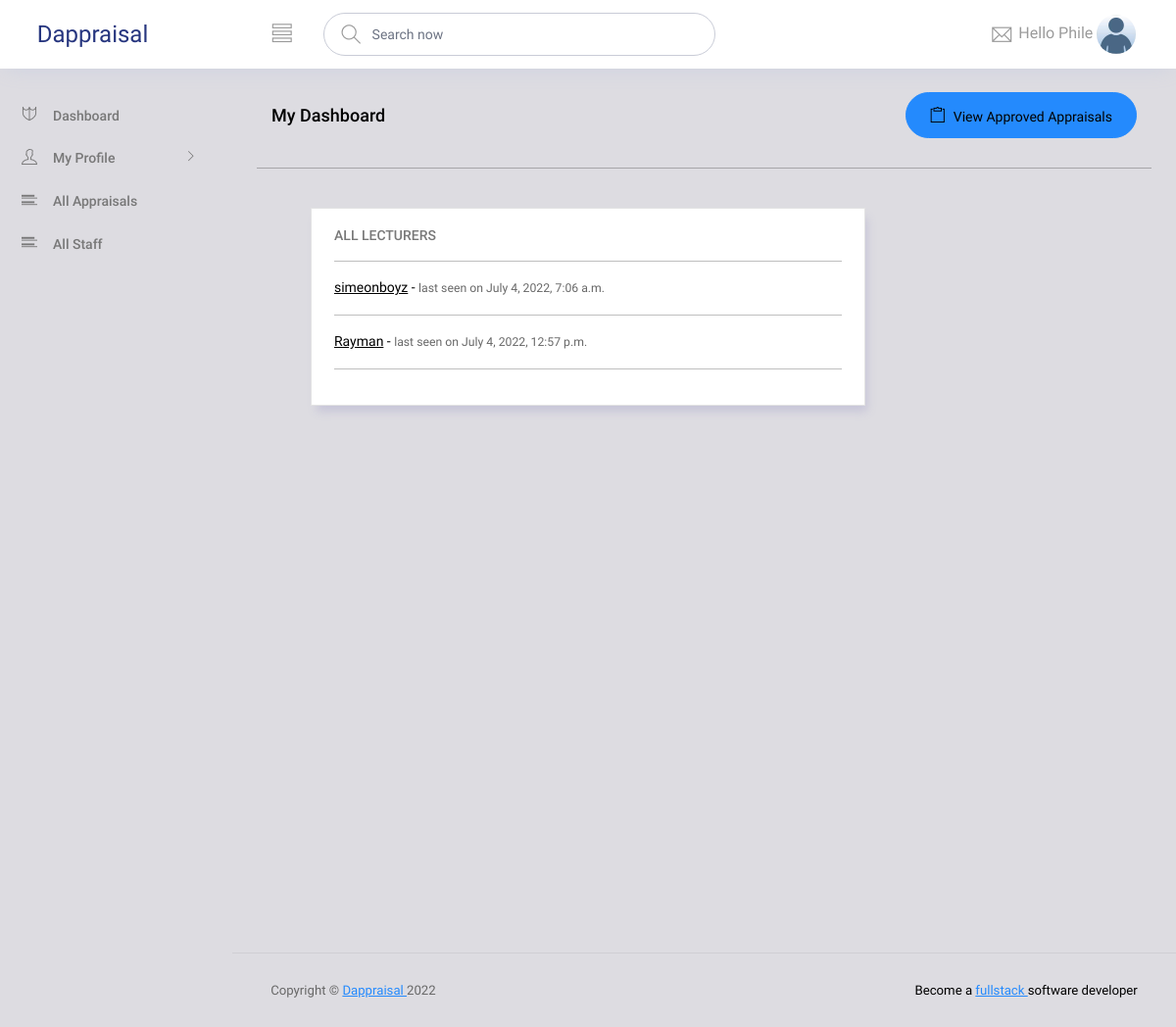
The app's page /staff/ (signed in) with its own data.
### appraisal_component/models.py (models this page shows, shortened)
class User(AbstractUser):
	accounts = (
			('select account', 'select account'),
			('HOD', 'HOD'),
			('lecturer', 'lecturer'),
			('Assessment committee', 'Assessment committee'),
		)
	account_type = models.CharField(max_length=200, choices=accounts, default='select account')
	email = models.CharField(max_length = 200, blank=True, unique=True)
	first_name = models.CharField(max_length=200, blank=True)
	last_name = models.CharField(max_length=200, blank=True)
	username = models.CharField(max_length = 200, blank=True, unique=True)
	date_created = models.DateTimeField(auto_now_add=True)
	USERNAME_FIELD = 'username'
	REQUIRED_FIELDS = []

### account/models.py (models this page shows, shortened)
class Profile(models.Model):
	gender = (
			('select', 'select'),
			('male', 'male'),
			('female', 'female')
		)
	user = models.OneToOneField(User, related_name='profile', on_delete=models.CASCADE)
	dob = models.DateField(blank=True, null=True)
	bio = models.CharField(max_length=200, blank=True)
	photo = models.ImageField(upload_to='users/%Y/%m/%d', default='media/default.jpeg', blank=True)
	level = models.CharField(max_length=200, blank=True, default='junior')
	gender = models.CharField(max_length=100, choices=gender, default='select')
	department = models.CharField(max_length=200, blank=True)
	nationality = models.CharField(max_length=100, blank=True, default='Nigeria')
	state = models.CharField(max_length=100, blank=True, default='Ogun')
	phone_no = models.CharField(max_length=100, blank=True)
	staff_id = models.CharField(max_length=100, blank=True, null=True)
	date_created = models.DateTimeField(auto_now_add=True)
	last_seen = models.DateTimeField(default=timezone.now)

### appraisal_component/views.py (the view)
# urls.py: path('staff/', StaffListView.as_view(), name='staff-list'),
class StaffListView(ListView):
	model = User
	template_name = 'appraisal_component/all_staff.html'
	context_object_name = 'total_staff'
	ordering = ['-date_joined']
	paginate_by = 7
	def get_queryset(self):
		lecturers = User.objects.filter(account_type='lecturer')
		return lecturers

### appraisal_component/templates/appraisal_component/all_staff.html
{% extends 'layout.html' %}
{% load static %}
{% load crispy_forms_tags %}
{% block content %}
    <div class="">
       <div class="main-panel">
        <div class="content-wrapper">
          <div class="row">
            <div class="col-md-12 grid-margin stretch-card">
              <div class="card">
                <div class="card-body">
                  <h4 class="card-title">ALL LECTURERS</h4> <hr>
                  <p class="card-description">
                    {% for staff in total_staff %}
                      <p>
                        <a class="text-black" href="{% url 'appraisal:staff-detail' staff.username %}">{{ staff.username }}</a> - <small class="text-muted">last seen on {{ staff.profile.last_seen }}</small> <br><hr>
                      </p>
                    {% endfor %}
                  </p>
                </div>
              </div>
            </div>
          </div>
        </div>
              </div>
    </div>
{% endblock content %}

### account/templates/layout.html (shortened to what this page needs)
{% load static %}
<!DOCTYPE html>
<html lang="en">
<head>
  <link rel="stylesheet" href="{% static 'vendors/ti-icons/css/themify-icons.css' %}">
  <link rel="stylesheet" href="{% static 'vendors/base/vendor.bundle.base.css' %}">
  <link rel="stylesheet" href="{% static 'css/style.css' %}">
</head>
<body>
  <div class="container-scroller">
    <nav class="navbar col-lg-12 col-12 p-0 fixed-top d-flex flex-row">
      <div class="text-center navbar-brand-wrapper d-flex align-items-center justify-content-center">
        <a class="navbar-brand brand-logo me-5" href="{% url 'dashboard' %}">Dappraisal</a>
      </div>
      <div class="navbar-menu-wrapper d-flex align-items-center justify-content-end">
        <button class="navbar-toggler navbar-toggler align-self-center" type="button" data-toggle="minimize">
          <span class="ti-view-list"></span>
        </button>
        <ul class="navbar-nav mr-lg-2">
          <li class="nav-item nav-search d-none d-lg-block">
            <div class="input-group">
              <div class="input-group-prepend hover-cursor" id="navbar-search-icon">
                <span class="input-group-text" id="search">
                  <i class="ti-search"></i>
                </span>
              </div>
              <input type="text" class="form-control" id="navbar-search-input" placeholder="Search now" aria-label="search" aria-describedby="search">
            </div>
          </li>
        </ul>
        <ul class="navbar-nav navbar-nav-right">
          <li class="nav-item dropdown me-1">
            <a class="nav-link count-indicator dropdown-toggle d-flex justify-content-center align-items-center" id="messageDropdown" href="#" data-bs-toggle="dropdown">
              <i class="ti-email mx-0"></i>
            </a>
          </li>
          <li class="nav-item nav-profile dropdown">
            <a class="nav-link dropdown-toggle" href="{% url 'dashboard' %}" data-bs-toggle="dropdown" id="profileDropdown">
             Hello {{ user.username }} <img src="{{ user.profile.photo.url }}" alt="user profile"/>
            </a>
          </li>
        </ul>
      </div>
    </nav>
    <div class="container-fluid page-body-wrapper">
      <nav class="sidebar sidebar-offcanvas" id="sidebar">
        <ul class="nav">
          <li class="nav-item">
            <a class="nav-link" href="{% url 'dashboard' %}">
              <i class="ti-shield menu-icon"></i>
              <span class="menu-title">Dashboard</span>
            </a>
          </li>
          <li class="nav-item">
            <a class="nav-link" data-bs-toggle="" href="{% url 'edit' %}" aria-controls="">
              <i class="ti-user menu-icon"></i>
              <span class="menu-title">My Profile</span>
              <i class="menu-arrow"></i>
            </a>
          </li>
          <li class="nav-item">
            <a class="nav-link" href="{% url 'appraisal:appraisal-list' %}">
              <i class="ti-layout-list-post menu-icon"></i>
              <span class="menu-title">All Appraisals</span>
            </a>
          </li>
          <li class="nav-item">
            <a class="nav-link" href="{% url 'appraisal:staff-list' %}">
              <i class="ti-layout-list-post menu-icon"></i>
              <span class="menu-title">All Staff</span>
            </a>
          </li>
        </ul>
      </nav>
      <div class="main-panel">
        <div class="content-wrapper">
          <div class="row">
            <div class="col-md-12 grid-margin">
              <div class="d-flex justify-content-between align-items-center">
                <div>
                  <h4 class="font-weight-bold mb-0">My Dashboard</h4>
                </div>
                <div>
                  {% if user.account_type == 'lecturer' %}
                    <a href="{% url 'appraisal:apply' %}" type="button" class="btn btn-primary btn-icon-text btn-rounded">
                      <i class="ti-clipboard btn-icon-prepend"></i>Apply
                    </a>
                    <a href="{% url 'appraisal:approved-appraisals' %}" type="button" class="btn btn-primary btn-icon-text btn-rounded">
                      <i class="ti-clipboard btn-icon-prepend"></i>My Approved Appraisals
                    </a>
                    <a href="{% url 'appraisal:board-approved-appraisals' %}" type="button" class="btn btn-primary btn-icon-text btn-rounded">
                      <i class="ti-clipboard btn-icon-prepend"></i>View Board Remarks
                    </a>
                  {% elif user.account_type == 'HOD'  %}
                    <a href="{% url 'appraisal:approved-appraisals' %}" type="button" class="btn btn-primary btn-icon-text btn-rounded">
                      <i class="ti-clipboard btn-icon-prepend"></i> View Approved Appraisals
                    </a>
                  {% else %}
                    <a href="{% url 'appraisal:approved-appraisals' %}" type="button" class="btn btn-primary btn-icon-text btn-rounded">
                      <i class="ti-clipboard btn-icon-prepend"></i>View Approved Appraisals
                    </a>
                  {% endif %}
                </div>
              </div>
            </div> <hr>
            <div class="col-md-12 grid-margin mt-0">
              {% block content %} {% endblock content %}
            </div>
          </div>
        </div>
        <footer class="footer">
          <div class="d-sm-flex justify-content-center justify-content-sm-between">
            <span class="text-muted text-center text-sm-left d-block d-sm-inline-block">Copyright © <a href="#" target="_blank">Dappraisal </a>2022</span>
            <span class="float-none float-sm-right d-block mt-1 mt-sm-0 text-center">Become a <a href="https://www.sodbrideacademy.com/" target="_blank"> fullstack </a> software developer</span>
          </div>
        </footer>
      </div>
    </div>
  </div>
</body>
</html>

### records on screen
User: username "Phile", profile.photo (placeholder picture)
User: username "simeonboyz", profile.last_seen "July 4, 2022, 7:06 a.m."
User: username "Rayman", profile.last_seen "July 4, 2022, 12:57 p.m."
